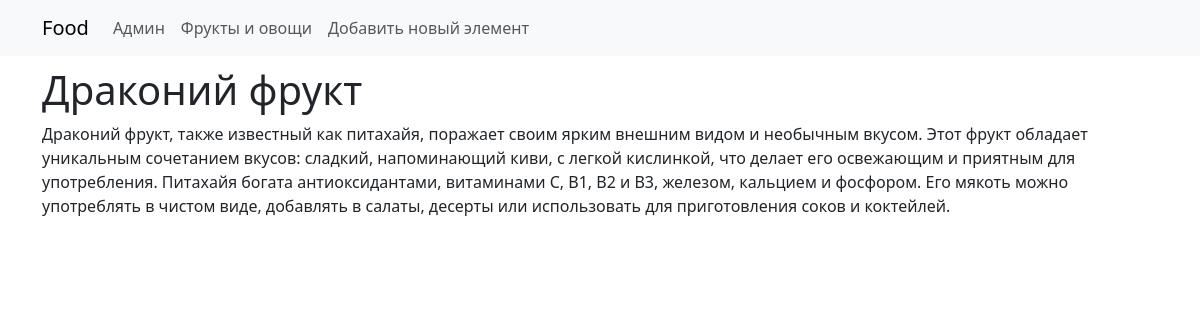
The page /food/7/ on the database its author committed.
### table/models.py (models this page shows, shortened)
class Food(models.Model):
    name = models.CharField(max_length=100, verbose_name="Заголовок")
    description = models.TextField(verbose_name="Текст статьи")
    img = models.ImageField(upload_to='photos/%Y/%m/%d', blank=True, verbose_name='Фото')
    type = models.ForeignKey(FoodType, on_delete=models.PROTECT, null=True, default=1, verbose_name='Тип еды')

### table/views.py (the view)
# urls.py: path('food/<int:pk>/', views.food_detail, name='food_detail'),
def food_detail(request, pk):
    food = get_object_or_404(Food, pk=pk)
    return render(request, 'food_detail.html', {'food': food})

### table/templates/food_detail.html (shortened to what this page needs)
{% extends 'base.html' %}
{% block content %}
<section>
    <div class="container">
        <h1>{{ food.name }}</h1>
        <p>{{ food.description }}</p>
    </div>
</section>
{% endblock content %}

### table/static/css/styles.css (style rules this page uses)
section, button { padding-top: 10px; padding-bottom: 10px; }

### rows shown on the page
Food: name "Драконий фрукт", description "Драконий фрукт, также известный как питахайя, поражает своим ярким внешним видом и необычным вкусом. Этот фрукт обладает уникальным сочетанием вкусов: сладкий, напоминающий киви, с легкой кислинкой, что делает его освежающим и приятным для употребления. Питахайя богата антиоксидантами, витаминами С, B1, B2 и B3, железом, кальцием и фосфором. Его мякоть можно употреблять в чистом виде, добавлять в салаты, десерты или использовать для приготовления соков и коктейлей."
